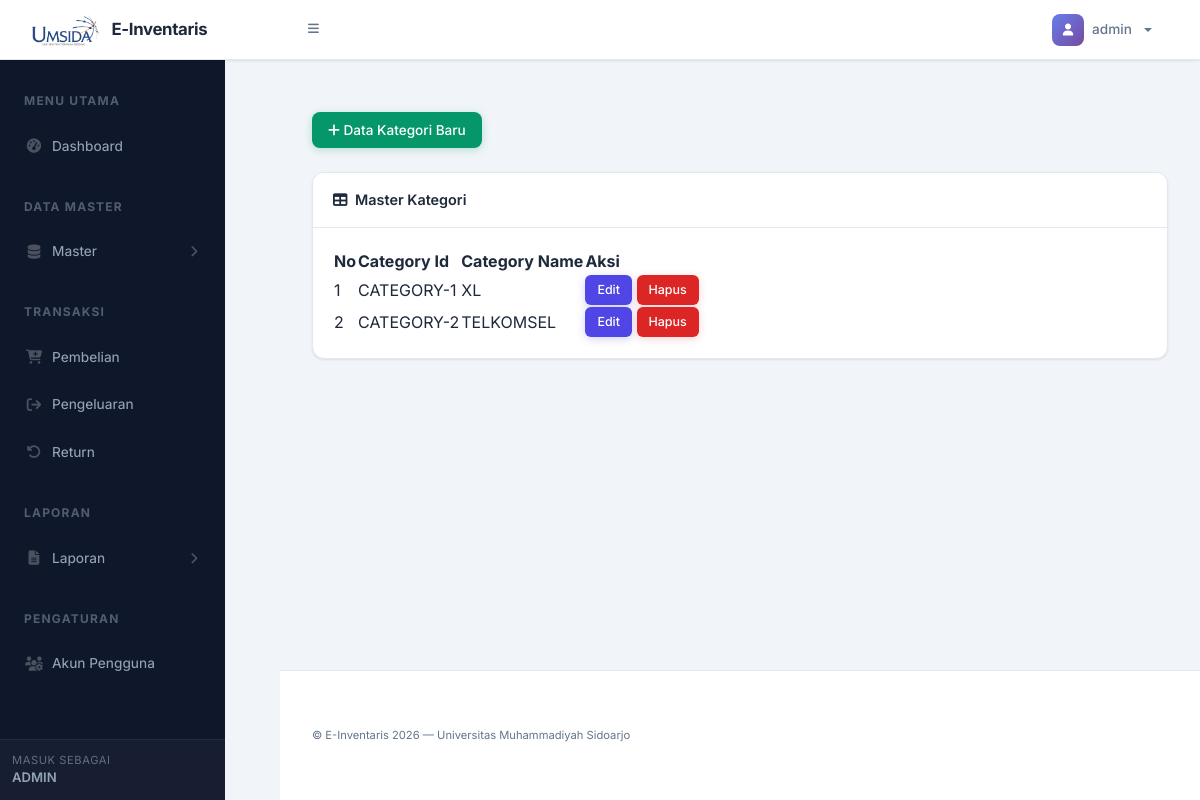
/page/master_category.php (signed in), run on the app's committed database.
### tables this page shows
CREATE TABLE `categories` (
  `id` int NOT NULL,
  `category_name` varchar(125) NOT NULL
);

### conf/function.php (called while the page is built, shortened)
<?php
require "config.php";
function getMasterCategory() {
    global $conn;
    $query = "SELECT * FROM categories";
    $result = mysqli_query($conn, $query);
    $data = [];
    while ($row = mysqli_fetch_assoc($result)) {
        $data[] = $row;
    }
    return $data;
}
?>

### page/master_category.php (the view, shortened to what this page needs)
<?php include "src/header.php" ?>
<main>
    <div class="container-fluid px-4">
        <button type="button" class="btn btn-success mt-4 mb-4" data-bs-toggle="modal" data-bs-target="#newMasterCategory">
            <i class="fas fa-plus"></i>
            Data Kategori Baru
        </button>
        <div class="card mb-4">
            <div class="card-header">
                <i class="fas fa-table me-1"></i>
                Master Kategori
            </div>
            <div class="card-body">
                <table id="datatablesSimple">
                    <thead>
                        <tr>
                            <th>No</th>
                            <th>Category Id</th>
                            <th>Category Name</th>
                            <th>Aksi</th>
                        </tr>
                    </thead>
                    <tbody>
                        <?php
                        $category = getMasterCategory();
                        $no = 1;
                        foreach ($category as $item) {
                            echo "<tr>
                                    <td>{$no}</td>
                                    <td>CATEGORY-{$item['id']}</td>
                                    <td>{$item['category_name']}</td>
                                    <td>
                                        <button type='button'
                                                class='btn btn-primary btn-sm edit-btn'
                                                data-bs-toggle='modal'
                                                data-bs-target='#editModal'
                                                data-id='{$item['id']}'
                                                data-name='{$item['category_name']}'>
                                            Edit
                                        </button>
                                        <a href='?delete_id={$item['id']}' class='btn btn-danger btn-sm' onclick='return confirm(\"Are you sure you want to delete this?\")'>Hapus</a>
                                    </td>
                                </tr>";
                        $no++;
                        }
                        ?>
                    </tbody>
                </table>
            </div>
        </div>
    </div>
</main>
<?php include "src/footer.php" ?>

### page/css/custom-override.css (style rules this page uses)
:root { --ei-primary: #4f46e5; --ei-primary-light: #818cf8; --ei-primary-dark: #3730a3; --ei-accent: #06b6d4; --ei-bg: #f1f5f9; --ei-sidebar: #0f172a; --ei-sidebar-hover: rgba(255, 255, 255, 0.06); --ei-sidebar-active: rgba(99, 102, 241, 0.15); --ei-topbar: #ffffff; --ei-card: #ffffff; --ei-text: #1e293b; --ei-text-muted: #64748b; --ei-border: #e2e8f0; --ei-gradient: linear-gradient(135deg, #667eea 0%, #764ba2 100%); --ei-shadow: 0 1px 3px rgba(0, 0, 0, 0.06), 0 1px 2px rgba(0, 0, 0, 0.04); --ei-shadow-md: 0 4px 6px rgba(0, 0, 0, 0.05), 0 2px 4px rgba(0, 0, 0, 0.03); --ei-shadow-lg: 0 10px 25px rgba(0, 0, 0, 0.08); --ei-radius: 12px; --ei-radius-sm: 8px; --ei-transition: all 0.25s ease; }
body { font-family: 'Inter', -apple-system, sans-serif !important; background-color: var(--ei-bg) !important; color: var(--ei-text); }
#layoutSidenav_content main { padding: 0 !important; }
.container-fluid.px-4 { padding: 2rem !important; }
.card { background: var(--ei-card); border: 1px solid var(--ei-border); border-radius: var(--ei-radius) !important; box-shadow: var(--ei-shadow); transition: var(--ei-transition); overflow: hidden; }
.card-header { background: var(--ei-card) !important; border-bottom: 1px solid var(--ei-border); font-weight: 600; font-size: 0.9rem; color: var(--ei-text); padding: 1rem 1.25rem; }
.card-body { padding: 1.25rem; }
.btn { font-family: 'Inter', sans-serif; font-weight: 500; border-radius: var(--ei-radius-sm); font-size: 0.85rem; padding: 0.5rem 1rem; transition: var(--ei-transition); border: none; }
.btn-primary { background: var(--ei-primary) !important; border-color: var(--ei-primary) !important; box-shadow: 0 2px 8px rgba(79, 70, 229, 0.25); }
.btn-success { background: #059669 !important; border-color: #059669 !important; box-shadow: 0 2px 8px rgba(5, 150, 105, 0.25); }
.btn-danger { background: #dc2626 !important; border-color: #dc2626 !important; box-shadow: 0 2px 8px rgba(220, 38, 38, 0.2); }
.btn-sm { padding: 0.35rem 0.75rem; font-size: 0.78rem; border-radius: 6px; }
main { animation: pageEnter 0.4s ease-out; }

### data on the page
categories: id "1", category_name "XL"
categories: id "2", category_name "TELKOMSEL"

### other printed values
$_SESSION['username'] "admin"
$_SESSION['username'] "ADMIN"
